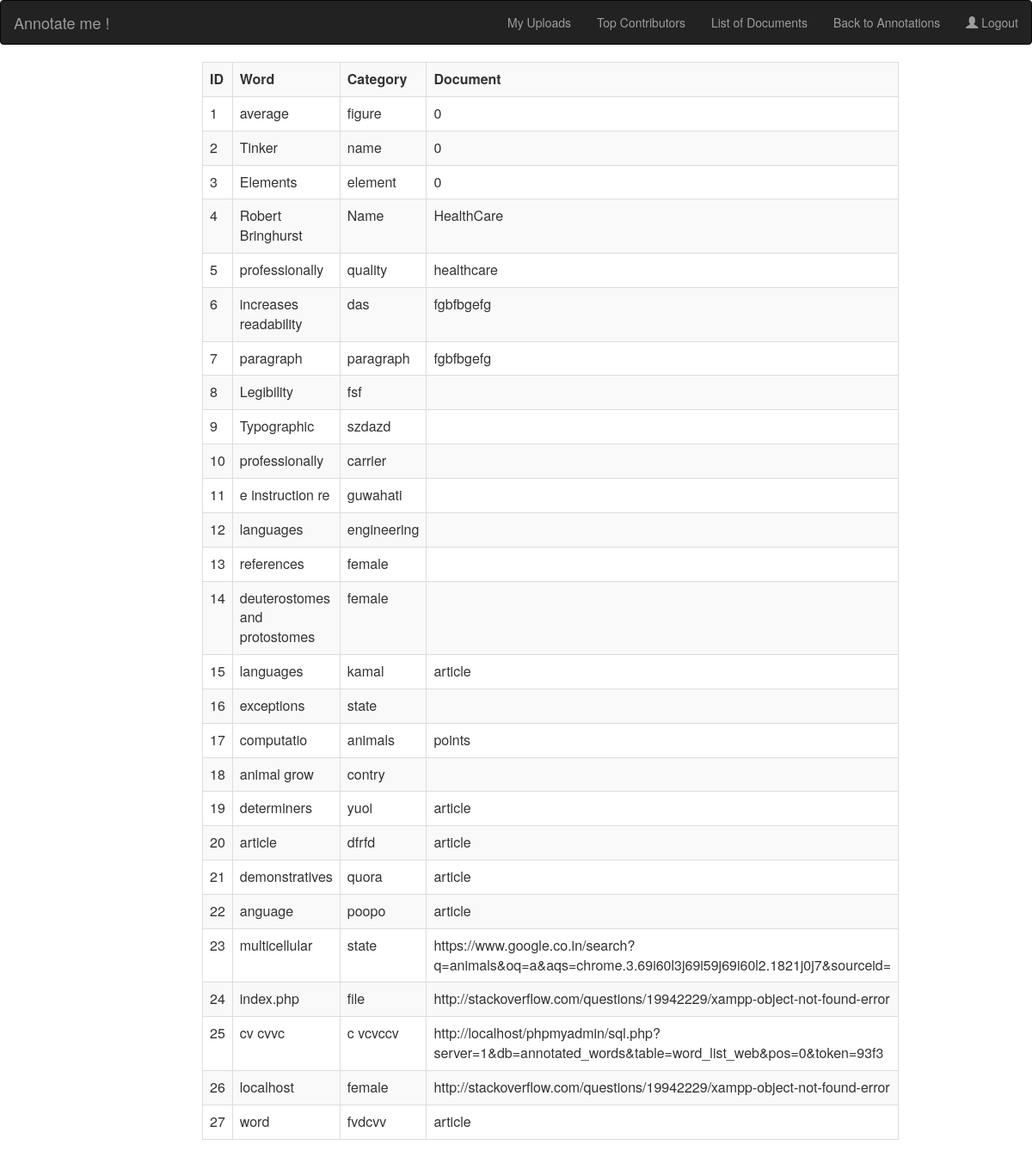
The page /Website/show.php (signed in) on the database its author committed.
### tables this page shows
CREATE TABLE `word_list_web` (
  `id` int(11) NOT NULL,
  `username` varchar(60) NOT NULL,
  `word` varchar(60) NOT NULL,
  `category` varchar(60) NOT NULL,
  `document` varchar(100) NOT NULL
);

### Website/core.inc.php (called while the page is built, shortened)
<?php
if(!function_exists("getuserfield"))
{
function getuserfield($field)
{
	$connect = mysqli_connect('localhost','root','','annotated_words');
	$query="SELECT $field FROM users WHERE id='".$_SESSION['user_id']."'";
if($r=$connect->query($query))
{
    $row = $r->fetch_assoc()[$field];
	return $row;
}
	}
}
?>

### Website/show.php (the view, shortened to what this page needs)
<?php
require_once 'core.inc.php';
$username = getuserfield('username');
?>
 <html>
<head>
<link href="bootstrap-3.3.6-dist/css/bootstrap.min.css" rel="stylesheet" />
<link rel="stylesheet" href="Animations/animate.css">
</head>
<body>
<nav class="navbar navbar-inverse">
<div class="container-fluid">
<div class="navbar-header">
<a class="navbar-brand" href="main.php">Annotate me !</a>
</div>
<ul class="nav navbar-nav navbar-right">
<?php
if($username == "ashish_anand")
{
  echo "<li> <a  href='show_all_annotations.php'>All annotations</a></li>";
    echo "<li> <a  href='show_uploads.php'>Show Uploads</a></li>";
    echo "<li> <a  href='show_part.php'>Document wise annotations</a></li>";
}
else
  echo "<li> <a  href='my_uploads.php'>My Uploads</a></li>";
?>
<li>
                        <a  href="top_contributors.php">Top Contributors</a>
  </li>
  <li><a href="show_doc.php">List of Documents</a></li>
<li><a href="annotate.php">Back to Annotations</a></li>
<li><a href="logout.php"><span class="glyphicon glyphicon-user"></span> Logout</a></li>
</ul>
</div>
</nav>
<div class="container">
<div class="wow bounceInUp">
<div class = "col-md-8 col-md-offset-2">
<?php
  $query = "SELECT word,category,document FROM word_list_web WHERE username = '".$username."'";
$result = $connect->query($query);
$count = 1;
echo '<table class="table table-striped table-bordered table-hover">';
echo "<tr><th>ID</th><th>Word</th><th>Category</th><th>Document</th></tr>";
while($row = $result->fetch_assoc())
{
  echo "<tr><td>";
  echo $count;
  $count = $count + 1;
   echo "</td><td>";
  echo $row['word'];
  echo "</td><td>";
  echo $row['category'];
  echo "</td><td>";
  echo $row['document'];
  echo "</td></tr>";
}
echo "</table>";
?>
</div>
</div>
</div>
</body>
</html>

### rows shown on the page
word_list_web: word "average", category "figure", document "0"
word_list_web: word "Tinker", category "name", document "0"
word_list_web: word "Elements", category "element", document "0"
word_list_web: word "Robert Bringhurst", category "Name", document "HealthCare"
word_list_web: word "professionally", category "quality", document "healthcare"
word_list_web: word "increases readability", category "das", document "fgbfbgefg"
word_list_web: word "paragraph", category "paragraph", document "fgbfbgefg"
word_list_web: word "Legibility", category "fsf"
word_list_web: word "Typographic", category "szdazd"
word_list_web: word "professionally", category "carrier"
word_list_web: word "e instruction re", category "guwahati"
word_list_web: word "languages", category "engineering"
word_list_web: word "references", category "female"
word_list_web: word "deuterostomes and protostomes", category "female"
word_list_web: word "languages", category "kamal", document "article"
word_list_web: word "exceptions", category "state"
word_list_web: word "computatio", category "animals", document "points"
word_list_web: word "animal grow", category "contry"
word_list_web: word "determiners", category "yuoi", document "article"
word_list_web: word "article", category "dfrfd", document "article"
word_list_web: word "demonstratives", category "quora", document "article"
word_list_web: word "anguage", category "poopo", document "article"
word_list_web: word "multicellular", category "state", document "https://www.google.co.in/search?q=animals&oq=a&aqs=chrome.3.69i60l3j69i59j69i60l2.1821j0j7&sourceid="
word_list_web: word "index.php", category "file", document "http://stackoverflow.com/questions/19942229/xampp-object-not-found-error"
word_list_web: word "cv cvvc", category "c vcvccv", document "http://localhost/phpmyadmin/sql.php?server=1&db=annotated_words&table=word_list_web&pos=0&token=93f3"
word_list_web: word "localhost", category "female", document "http://stackoverflow.com/questions/19942229/xampp-object-not-found-error"
word_list_web: word "word", category "fvdcvv", document "article"
